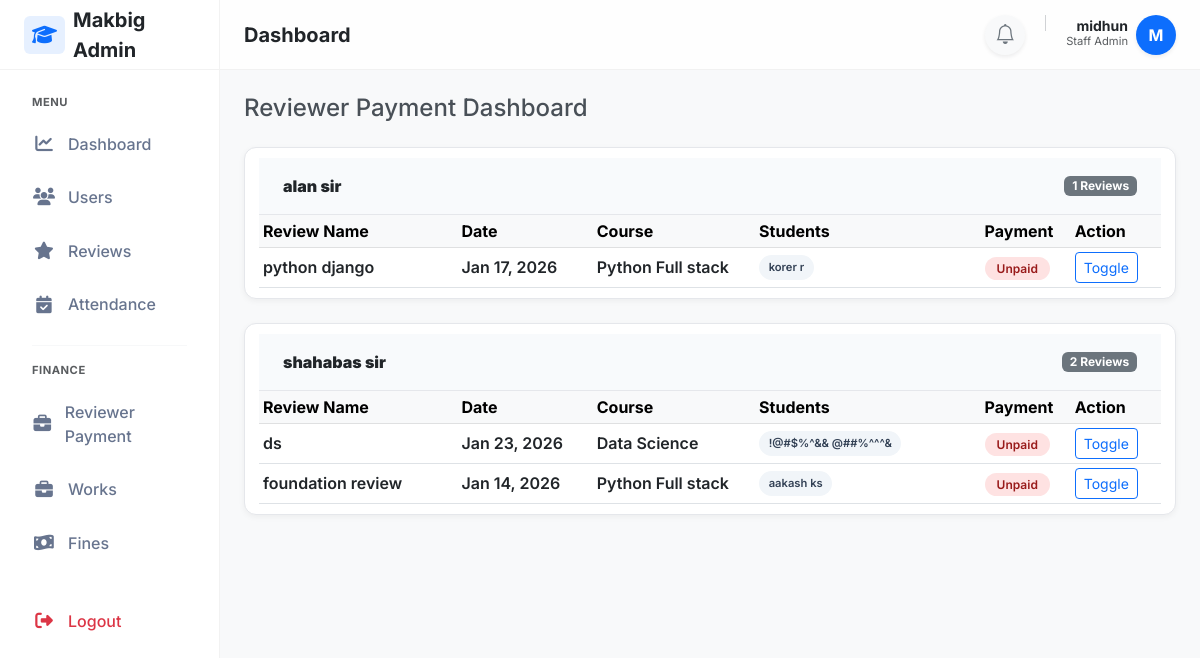
The page /staff/reviews/payment (signed in) on the database its author committed.
### adminpanel/models.py (models this page shows, shortened)
class User(AbstractUser):
    email=models.EmailField(unique=True)
    mobile_number=models.IntegerField(blank=True, null=True)
    is_student=models.BooleanField(default=False)

class Course(models.Model):
    name=models.CharField(max_length=200)
    description=models.TextField(blank=True,null=True)
    duration_months=models.IntegerField(default=6)

class StudentProfile(models.Model):
    user=models.OneToOneField(User, on_delete=models.CASCADE)
    course=models.ForeignKey(Course,on_delete=models.SET_NULL,null=True)
    enrollment_date=models.DateField(auto_now_add=True)
    progress_percent=models.DecimalField(max_digits=5, decimal_places=2, default=0)

### reviews/models.py (models this page shows, shortened)
class ReviewSession(models.Model):
    course=models.ForeignKey(Course,on_delete=models.CASCADE,related_name='review_sessions')
    created_at=models.DateTimeField(auto_now_add=True)
    scheduled_date=models.DateField()
    review_link=models.CharField(max_length=2550,blank=True,null=True)
    reviewer_name=models.CharField(max_length=250,blank=True,null=True)
    review_name=models.CharField(max_length=100)
    is_paid = models.BooleanField(default=False,blank=True,null=True)

class ReviewAttendance(models.Model):
    STATUS_CHOICES=(
        ('eligible','Eligible'),
        ('not_eligible', 'Not Eligible'),
        ('pass','Pass'),
        ('fail','Fail'),
    )
    student=models.ForeignKey(StudentProfile,on_delete=models.CASCADE,related_name='reviews')
    remarks=models.CharField(max_length=3550,null=True,blank=True)
    score=models.IntegerField(null=True,blank=True)
    session=models.ForeignKey(ReviewSession,on_delete=models.CASCADE,related_name='student_reviews')
    status=models.CharField(max_length=50, choices=STATUS_CHOICES,default='eligible')
    created_at = models.DateTimeField(auto_now_add=True)
    class Meta:
        constraints = [
            models.UniqueConstraint(
                fields=['student'],
                condition=Q(status__in=['eligible', 'not_eligible']),
                name='one_active_upcoming_review_per_student'
            )
        ]

### reviews/views.py (the view)
# urls.py: path('staff/reviews/payment', views.reviewer_payment_dashboard, name='reviewer_payment_dashboard'),
@login_required(login_url='staff_login')
@user_passes_test(is_staff_user, login_url='staff_login')
def reviewer_payment_dashboard(request):
    sessions = (
        ReviewSession.objects.filter(student_reviews__status__in=['pass','fail'])
        .select_related('course').prefetch_related('student_reviews__student__user').distinct()
        .order_by('reviewer_name', '-scheduled_date'))
    return render(request,'reviews/reviewer_payment_dashboard.html',{'sessions': sessions})

### reviews/views.py (called while the page is built)
def is_staff_user(user):
    return user.is_authenticated and (user.is_staff or user.is_superuser)

### reviewtickets/context_processors.py (called while the page is built)
def ticket_notifications(request):
    if request.user.is_authenticated and request.user.is_staff:
        count = ReviewTicket.objects.filter(
            status='pending',
            is_seen=False
        ).count()
        return {'ticket_notification_count': count}
    return {}

### templates/reviews/reviewer_payment_dashboard.html (shortened to what this page needs)
{% extends "layouts/staff_layout.html" %}
{% block content %}
<h4 class="mb-4">Reviewer Payment Dashboard</h4>
{% regroup sessions by reviewer_name as reviewer_groups %}
{% for reviewer in reviewer_groups %}
<div class="card reviewer-card mb-4">
    <div class="reviewer-header">
        <strong>{{ reviewer.grouper }}</strong>
        <span class="badge bg-secondary">
            {{ reviewer.list|length }} Reviews
        </span>
    </div>
    <div class="card-body p-0 table-responsive">
        <table class="table table-sm align-middle mb-0">
            <thead class="table-light">
                <tr>
                    <th style="width: 22%">Review Name</th>
                    <th style="width: 15%">Date</th>
                    <th style="width: 18%">Course</th>
                    <th style="width: 25%">Students</th>
                    <th style="width: 10%">Payment</th>
                    <th style="width: 10%">Action</th>
                </tr>
            </thead>
            <tbody>
                {% for session in reviewer.list %}
                <tr>
                    <td>{{ session.review_name }}</td>
                    <td>
                        {{ session.scheduled_date|date:"M d, Y" }}
                    </td>
                    <td>
                        {{ session.course.name }}
                    </td>
                    <td>
                        {% for attendance in session.student_reviews.all %}
                            {% if attendance.status == 'pass' or attendance.status == 'fail' %}
                                <span class="student-chip">
                                    {{ attendance.student.user.first_name }}
                                    {{ attendance.student.user.last_name }}
                                </span>
                            {% endif %}
                        {% endfor %}
                    </td>
                    <td>
                        {% if session.is_paid %}
                            <span class="badge-paid">Paid</span>
                        {% else %}
                            <span class="badge-unpaid">Unpaid</span>
                        {% endif %}
                    </td>
                    <td>
                        <form method="post"
                              action="{% url 'toggle_reviewer_payment' session.id %}">
                            <button class="btn btn-sm btn-outline-primary">
                                Toggle
                            </button>
                        </form>
                    </td>
                </tr>
                {% endfor %}
            </tbody>
        </table>
    </div>
</div>
{% endfor %}
{% endblock %}

### templates/layouts/staff_layout.html (shortened to what this page needs)
{% load static %}
<!DOCTYPE html>
<html lang="en">
<head>
    <link href="https://cdn.jsdelivr.net/npm/bootstrap@5.3.0/dist/css/bootstrap.min.css" rel="stylesheet">
    <link rel="stylesheet" href="https://cdnjs.cloudflare.com/ajax/libs/font-awesome/6.4.0/css/all.min.css">
    <link rel="stylesheet" href="https://cdn.jsdelivr.net/npm/bootstrap-icons@1.10.5/font/bootstrap-icons.css">
    <link rel="stylesheet" href="{% static 'css/attendance.css' %}">
</head>
<body>
    <aside class="sidebar" id="sidebar">
        <div class="sidebar-brand">
            <a href="#" class="text-decoration-none d-flex align-items-center gap-2 text-dark fs-5 fw-bold">
                <div class="bg-primary bg-opacity-10 text-primary rounded px-2 py-1">
                    <i class="fa-solid fa-graduation-cap"></i>
                </div>
                <span>Makbig Admin</span>
            </a>
        </div>
        <nav class="sidebar-nav">
            <div class="small fw-bold text-uppercase text-muted mb-2 px-3"
                style="font-size: 0.7rem; letter-spacing: 0.5px;">Menu</div>
            <a href="{% url 'staff_dashboard' %}"
                class="nav-link {% if request.resolver_match.url_name == 'staff_dashboard' %}active{% endif %}">
                <i class="fa-solid fa-chart-line"></i> Dashboard
            </a>
            <a href="{% url 'staff_students' %}"
                class="nav-link {% if request.resolver_match.url_name == 'staff_students' %}active{% endif %}">
                <i class="fa-solid fa-users"></i> Users
            </a>
            <a href="{% url 'staff_review_list' %}"
                class="nav-link {% if request.resolver_match.url_name == 'staff_review_list' %}active{% endif %}">
                <i class="fa-solid fa-star"></i> Reviews
            </a>
            <a href="{% url 'staff_attendance' %}"
                class="nav-link {% if request.resolver_match.url_name == 'staff_attendance' %}active{% endif %}">
                <i class="fa-solid fa-calendar-check"></i> Attendance
            </a>
            <div class="my-3 border-top mx-3 opacity-25"></div>
            <div class="small fw-bold text-uppercase text-muted mb-2 px-3"
                style="font-size: 0.7rem; letter-spacing: 0.5px;">Finance</div>
            <a href="{% url "reviewer_payment_dashboard" %}" class="nav-link">
                <i class="fa-solid fa-briefcase"></i> Reviewer Payment
            </a>
            <a href="{% url "manage_works" %}" class="nav-link">
                <i class="fa-solid fa-briefcase"></i> Works
            </a>
            <a href="#" class="nav-link">
                <i class="fa-solid fa-money-bill-wave"></i> Fines
            </a>
            <div class="mt-auto pt-4">
                <form method="POST" action="{% url 'student_logout' %}">
                    <button type="submit" class="nav-link w-100 text-danger border-0 bg-transparent">
                        <i class="fa-solid fa-right-from-bracket"></i> Logout
                    </button>
                </form>
            </div>
        </nav>
    </aside>
    <div class="main-wrapper">
        <header class="topbar">
            <div class="d-flex align-items-center gap-3">
                <h5 class="mb-0 fw-bold text-dark">{% block page_title %}Dashboard{% endblock %}</h5>
            </div>
            <div class="d-flex align-items-center gap-3">
                <a href="{% url 'staff_ticket_list' %}"
                    class="btn btn-light rounded-circle position-relative border-0 shadow-sm"
                    style="width: 40px; height: 40px; display: flex; align-items: center; justify-content: center;">
                    <i class="bi bi-bell fs-5 text-secondary"></i>
                </a>
                <div class="d-flex align-items-center gap-2">
                    <div class="text-end d-none d-sm-block">
                        <div class="fw-bold small text-dark lh-1">{{ request.user.first_name }} {{request.user.last_name }}</div>
                        <div class="text-muted" style="font-size: 0.7rem;">Staff Admin</div>
                    </div>
                    <div class="rounded-circle bg-primary text-white d-flex align-items-center justify-content-center fw-bold shadow-sm"
                        style="width:40px;height:40px; font-size: 1rem;">
                        {{ request.user.first_name|slice:":1"|upper }}
                    </div>
                </div>
            </div>
        </header>
        <div class="p-4">
            {% block content %}
            {% endblock %}
        </div>
    </div>
</body>
</html>

### static/css/attendance.css (style rules this page uses)
.card { padding: 10px 14px; border-radius: 6px; font-weight: 600; }

### templates/layouts/staff_layout.html (style rules this page uses)
:root { --sidebar-width: 220px; --topbar-height: 70px; --primary-soft: #eef4ff; --text-heading: #344767; --text-muted: #67748e; }
body { font-family: 'Inter', sans-serif; background-color: #f8f9fa; color: #495057; }
.sidebar { width: var(--sidebar-width); background: #fff; border-right: 1px solid rgba(0, 0, 0, 0.05); display: flex; flex-direction: column; position: fixed; top: 0; bottom: 0; left: 0; z-index: 1045; transition: transform 0.3s ease-in-out; }
.sidebar-brand { height: var(--topbar-height); display: flex; align-items: center; padding: 0 1.5rem; border-bottom: 1px solid rgba(0, 0, 0, 0.05); }
.sidebar-nav { padding: 1.5rem 1rem; flex-grow: 1; overflow-y: auto; }
.nav-link { display: flex; align-items: center; padding: 0.8rem 1rem; color: var(--text-muted); font-weight: 500; border-radius: 0.5rem; margin-bottom: 0.25rem; transition: all 0.2s; }
.nav-link i { width: 24px; text-align: center; margin-right: 0.75rem; font-size: 1.1rem; }
.main-wrapper { margin-left: var(--sidebar-width); min-height: 100vh; display: flex; flex-direction: column; transition: margin-left 0.3s ease-in-out; }
.topbar { height: var(--topbar-height); background: rgba(255, 255, 255, 0.8); backdrop-filter: blur(10px); border-bottom: 1px solid rgba(0, 0, 0, 0.05); padding: 0 1.5rem; display: flex; align-items: center; justify-content: space-between; position: sticky; top: 0; z-index: 1020; }

### templates/reviews/reviewer_payment_dashboard.html (style rules this page uses)
.reviewer-card { border-radius: 12px; border: 1px solid #e5e7eb; box-shadow: 0 2px 6px rgba(0,0,0,0.05); overflow: hidden; }
.reviewer-header { background: #f8fafc; padding: 1rem 1.5rem; border-bottom: 1px solid #e5e7eb; display: flex; justify-content: space-between; align-items: center; }
.badge-unpaid { background: #fee2e2; color: #991b1b; font-weight: 600; border-radius: 999px; padding: 0.25rem 0.75rem; font-size: 0.75rem; }
.student-chip { display: inline-block; background: #f1f5f9; color: #334155; padding: 0.25rem 0.6rem; border-radius: 999px; font-size: 0.7rem; margin: 2px 4px 2px 0; white-space: nowrap; }

### rows shown on the page
User: user.first_name "midhun", user.first_name "M"
ReviewSession: grouper "alan sir", review_name "python django", scheduled_date "Jan 17, 2026", course.name "Python Full stack", is_paid "Unpaid"
ReviewAttendance: student.user.first_name "korer", student.user.last_name "r"
ReviewSession: grouper "shahabas sir", review_name "ds", scheduled_date "Jan 23, 2026", course.name "Data Science", is_paid "Unpaid"
ReviewAttendance: student.user.first_name "!@#$%^&&", student.user.last_name "@##%^^^&"
ReviewSession: review_name "foundation review", scheduled_date "Jan 14, 2026", course.name "Python Full stack", is_paid "Unpaid"
ReviewAttendance: student.user.first_name "aakash", student.user.last_name "ks"

### other values the page prints
{{ reviewer.list|length }} "1" "2"
